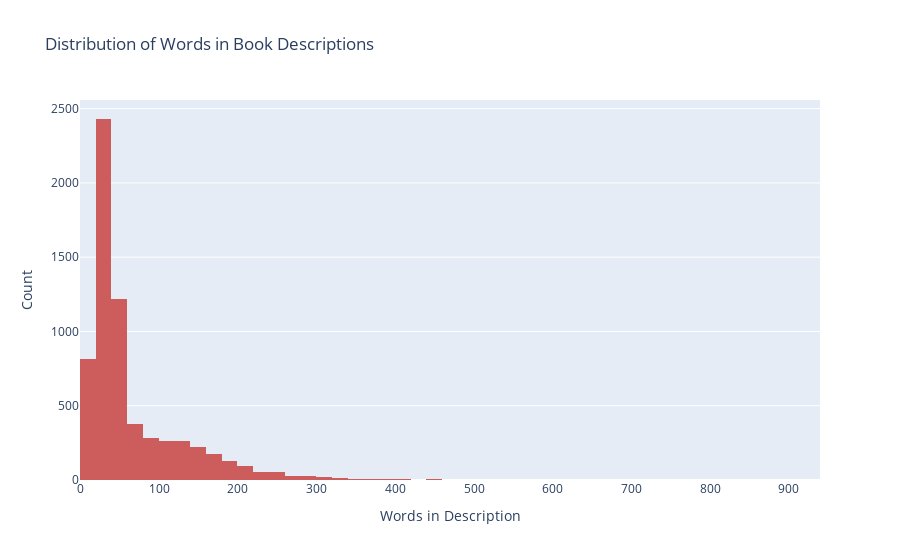

This figure's notebook cell:
### Code cell
import plotly.express as px

# Plot histogram of description lengths
fig = px.histogram(books_missing, 
                   x="words_in_description", 
                   nbins=50, 
                   title="Distribution of Words in Book Descriptions", 
                   color_discrete_sequence=["indianred"])

fig.update_layout(xaxis_title="Words in Description",
                  yaxis_title="Count")

fig.show()

### Figure 1 — Plotly figure (JSON) as saved in the notebook; plotly's stock layout.template omitted (floating-point values rounded to 4 significant figures; data arrays with more than 128 entries replaced by an {"elided": "..."} marker saying what was removed)
{"data": [{"bingroup": "x", "hovertemplate": "words_in_description=%{x}<br>count=%{y}<extra></extra>", "legendgroup": "", "marker": {"color": "indianred", "pattern": {"shape": ""}}, "name": "", "nbinsx": 50, "orientation": "v", "showlegend": false, "type": "histogram", "x": {"elided": "6507 int values"}, "xaxis": "x", "yaxis": "y"}], "layout": {"barmode": "relative", "legend": {"tracegroupgap": 0}, "title": {"text": "Distribution of Words in Book Descriptions"}, "xaxis": {"anchor": "y", "domain": [0, 1], "title": {"text": "Words in Description"}}, "yaxis": {"anchor": "x", "domain": [0, 1], "title": {"text": "Count"}}}}
